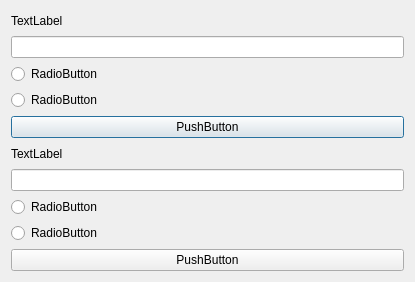
<?xml version="1.0" encoding="UTF-8"?>
<ui version="4.0">
 <class>Dialog</class>
 <widget class="QDialog" name="Dialog">
  <property name="geometry">
   <rect>
    <x>0</x>
    <y>0</y>
    <width>415</width>
    <height>282</height>
   </rect>
  </property>
  <property name="windowTitle">
   <string>Dialog</string>
  </property>
  <layout class="QVBoxLayout" name="verticalLayout_3">
   <item>
    <layout class="QVBoxLayout" name="verticalLayout">
     <item>
      <widget class="QLabel" name="label">
       <property name="text">
        <string>TextLabel</string>
       </property>
      </widget>
     </item>
     <item>
      <widget class="QLineEdit" name="lineEdit"/>
     </item>
     <item>
      <widget class="QRadioButton" name="radioButton">
       <property name="text">
        <string>RadioButton</string>
       </property>
      </widget>
     </item>
     <item>
      <widget class="QRadioButton" name="radioButton_2">
       <property name="text">
        <string>RadioButton</string>
       </property>
      </widget>
     </item>
     <item>
      <widget class="QPushButton" name="pushButton">
       <property name="text">
        <string>PushButton</string>
       </property>
      </widget>
     </item>
    </layout>
   </item>
   <item>
    <layout class="QVBoxLayout" name="verticalLayout_2">
     <item>
      <widget class="QLabel" name="label_2">
       <property name="text">
        <string>TextLabel</string>
       </property>
      </widget>
     </item>
     <item>
      <widget class="QLineEdit" name="lineEdit_2"/>
     </item>
     <item>
      <widget class="QRadioButton" name="radioButton_3">
       <property name="text">
        <string>RadioButton</string>
       </property>
      </widget>
     </item>
     <item>
      <widget class="QRadioButton" name="radioButton_4">
       <property name="text">
        <string>RadioButton</string>
       </property>
      </widget>
     </item>
     <item>
      <widget class="QPushButton" name="pushButton_2">
       <property name="text">
        <string>PushButton</string>
       </property>
      </widget>
     </item>
    </layout>
   </item>
  </layout>
 </widget>
 <resources/>
 <connections/>
</ui>
